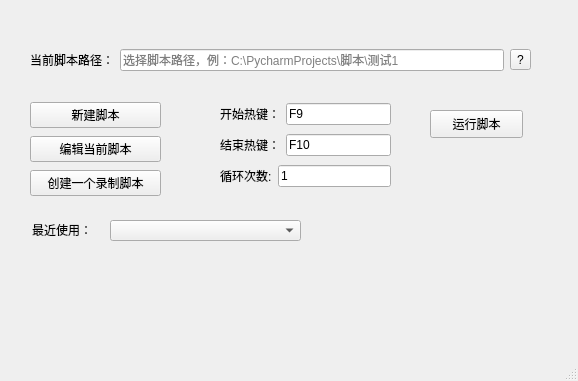
<?xml version="1.0" encoding="UTF-8"?>
<ui version="4.0">
 <class>MainWindow</class>
 <widget class="QMainWindow" name="MainWindow">
  <property name="geometry">
   <rect>
    <x>0</x>
    <y>0</y>
    <width>578</width>
    <height>381</height>
   </rect>
  </property>
  <property name="windowTitle">
   <string>python_win32脚本制作制作工具</string>
  </property>
  <widget class="QWidget" name="centralwidget">
   <widget class="QPushButton" name="Button_start">
    <property name="geometry">
     <rect>
      <x>430</x>
      <y>110</y>
      <width>93</width>
      <height>28</height>
     </rect>
    </property>
    <property name="text">
     <string>运行脚本</string>
    </property>
   </widget>
   <widget class="QWidget" name="layoutWidget">
    <property name="geometry">
     <rect>
      <x>30</x>
      <y>100</y>
      <width>131</width>
      <height>98</height>
     </rect>
    </property>
    <layout class="QVBoxLayout" name="verticalLayout">
     <item>
      <widget class="QPushButton" name="Button_new">
       <property name="text">
        <string>新建脚本</string>
       </property>
      </widget>
     </item>
     <item>
      <widget class="QPushButton" name="Button_edit">
       <property name="text">
        <string>编辑当前脚本</string>
       </property>
      </widget>
     </item>
     <item>
      <widget class="QPushButton" name="Button_record">
       <property name="text">
        <string>创建一个录制脚本</string>
       </property>
      </widget>
     </item>
    </layout>
   </widget>
   <widget class="QWidget" name="layoutWidget">
    <property name="geometry">
     <rect>
      <x>30</x>
      <y>40</y>
      <width>501</width>
      <height>40</height>
     </rect>
    </property>
    <layout class="QHBoxLayout" name="horizontalLayout_2">
     <item>
      <widget class="QLabel" name="label_3">
       <property name="text">
        <string>当前脚本路径：</string>
       </property>
      </widget>
     </item>
     <item>
      <widget class="QLineEdit" name="lineEdit_Filepath">
       <property name="placeholderText">
        <string>选择脚本路径，例：C:\PycharmProjects\脚本\测试1</string>
       </property>
      </widget>
     </item>
     <item>
      <widget class="QToolButton" name="toolButton">
       <property name="toolTip">
        <string>&lt;html&gt;&lt;head/&gt;&lt;body&gt;&lt;p&gt;文件路径提示：当前文件路径直接使用文件名称&lt;/p&gt;&lt;p&gt;当前目录文件路径使用 ./ 代替前置目录&lt;/p&gt;&lt;p&gt;绝对路径使用 C:\PycharmProjects\脚本\测试1&lt;/p&gt;&lt;/body&gt;&lt;/html&gt;</string>
       </property>
       <property name="text">
        <string>?</string>
       </property>
       <property name="icon">
        <iconset>
         <normaloff>../picture/help.jpg</normaloff>../picture/help.jpg</iconset>
       </property>
       <property name="iconSize">
        <size>
         <width>16</width>
         <height>16</height>
        </size>
       </property>
      </widget>
     </item>
    </layout>
   </widget>
   <widget class="QWidget" name="layoutWidget">
    <property name="geometry">
     <rect>
      <x>220</x>
      <y>100</y>
      <width>171</width>
      <height>91</height>
     </rect>
    </property>
    <layout class="QGridLayout" name="gridLayout">
     <item row="0" column="0" colspan="2">
      <widget class="QLabel" name="label">
       <property name="text">
        <string>开始热键：</string>
       </property>
      </widget>
     </item>
     <item row="0" column="2">
      <widget class="QLineEdit" name="lineEdit_startkey">
       <property name="text">
        <string>F9</string>
       </property>
      </widget>
     </item>
     <item row="1" column="0" colspan="2">
      <widget class="QLabel" name="label_2">
       <property name="text">
        <string>结束热键：</string>
       </property>
      </widget>
     </item>
     <item row="1" column="2">
      <widget class="QLineEdit" name="lineEdit_endkey">
       <property name="text">
        <string>F10</string>
       </property>
      </widget>
     </item>
     <item row="2" column="0">
      <widget class="QLabel" name="label_5">
       <property name="text">
        <string>循环次数:</string>
       </property>
      </widget>
     </item>
     <item row="2" column="1" colspan="2">
      <widget class="QLineEdit" name="lineEdit_count">
       <property name="text">
        <string>1</string>
       </property>
      </widget>
     </item>
    </layout>
   </widget>
   <widget class="QLabel" name="label_4">
    <property name="geometry">
     <rect>
      <x>32</x>
      <y>222</y>
      <width>75</width>
      <height>16</height>
     </rect>
    </property>
    <property name="text">
     <string>最近使用：</string>
    </property>
   </widget>
   <widget class="QComboBox" name="comboBox">
    <property name="geometry">
     <rect>
      <x>110</x>
      <y>220</y>
      <width>191</width>
      <height>21</height>
     </rect>
    </property>
    <property name="maxVisibleItems">
     <number>10</number>
    </property>
   </widget>
  </widget>
  <widget class="QMenuBar" name="menubar">
   <property name="geometry">
    <rect>
     <x>0</x>
     <y>0</y>
     <width>578</width>
     <height>26</height>
    </rect>
   </property>
  </widget>
  <widget class="QStatusBar" name="statusbar"/>
 </widget>
 <resources/>
 <connections/>
</ui>
